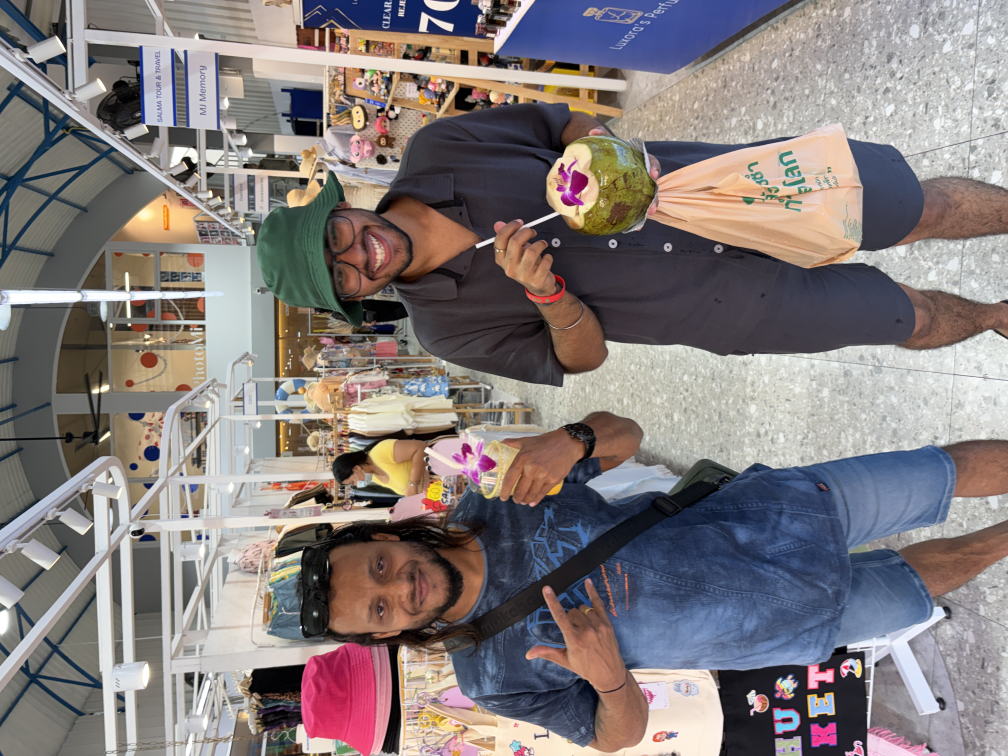
#> input picture photos/IMG_1514.JPG, 4032 x 3024 px (shown at 1/4 size)
$ python ascii_art.py photos/IMG_1514.JPG
#> lines starting #> are read from the running program, lines starting #| are printed output that depends on the picture
#!/usr/bin/env python3
"""
Generic image -> ASCII art converter.

Usage:
  python ascii_art.py input.jpg -o output.txt --width 220
"""

from __future__ import annotations

import argparse
from pathlib import Path
from typing import Optional

from PIL import Image, ImageEnhance, ImageFilter, ImageOps


REFERENCE_CHARSET = "@%#|Oac:*+=-._"
DEFAULT_CHARSET = REFERENCE_CHARSET
BLOCK_CHARSET = REFERENCE_CHARSET
RESAMPLE_MAP = {
    "nearest": Image.Resampling.NEAREST,
    "bilinear": Image.Resampling.BILINEAR,
    "bicubic": Image.Resampling.BICUBIC,
    "lanczos": Image.Resampling.LANCZOS,
}


def _clamp(value: float, low: float, high: float) -> float:
    return max(low, min(high, value))


def _load_text(path: str | Path) -> str:
    return Path(path).read_text(encoding="utf-8")


def _validate_reference_charset(charset: str) -> None:
#> in image_to_ascii, img is the input picture: PIL image 4032x3024 RGB; mean R, G, B 132.3, 124.2, 124.2
    invalid_chars = sorted(set(charset) - set(REFERENCE_CHARSET))
    if invalid_chars:
        raise ValueError(
            "Only REFERENCE_CHARSET characters are allowed. "
            f"Invalid characters: {''.join(invalid_chars)!r}"
        )


def _image_to_ascii(
    img: Image.Image,
    width: int = 240,
    height: Optional[int] = None,
    charset: str = DEFAULT_CHARSET,
    invert: bool = False,
    contrast: float = 1.15,
    brightness: float = 1.0,
    gamma: float = 1.0,
    edge_boost: float = 0.0,
    scale_y: float = 0.5,
    autocontrast: bool = True,
    quantize_mode: str = "round",
    resample: str = "lanczos",
) -> str:
#> called with width = 240, charset = '@%#|Oac:*+=-._', invert = False, contrast = 1.15, brightness = 1, gamma = 1, edge_boost = 0, scale_y = 0.5
    if width < 8:
        raise ValueError("width must be >= 8")
    if len(charset) < 2:
        raise ValueError("charset must contain at least 2 characters")
    _validate_reference_charset(charset)

    if quantize_mode not in {"round", "floor"}:
        raise ValueError("quantize_mode must be one of: round, floor")
    if resample not in RESAMPLE_MAP:
        raise ValueError("resample must be one of: nearest, bilinear, bicubic, lanczos")

    img = img.convert("L")
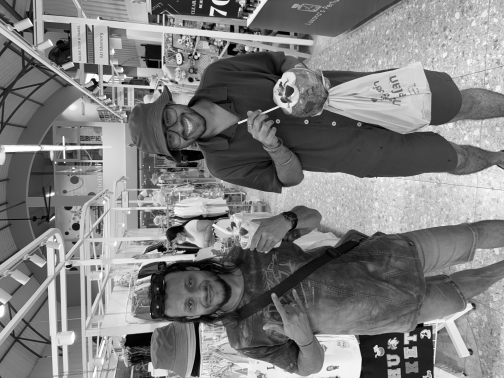
#> img: PIL image 4032x3024 L (shown at 1/8 size); min 0, max 255, mean 126.6

    # Resize while accounting for character cell proportions.
    src_w, src_h = img.size
    target_w = width
    if height is not None:
        target_h = max(1, height)
    else:
        target_h = max(1, int((src_h / src_w) * target_w * scale_y))
    img = img.resize((target_w, target_h), RESAMPLE_MAP[resample])
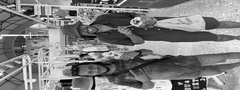
#> img: PIL image 240x90 L; min 0, max 255, mean 126.6

    # Global tone controls.
    if contrast != 1.0:
        img = ImageEnhance.Contrast(img).enhance(contrast)
    if brightness != 1.0:
        img = ImageEnhance.Brightness(img).enhance(brightness)
    if gamma != 1.0:
        inv_gamma = 1.0 / _clamp(gamma, 0.1, 5.0)
        lut = [int((i / 255.0) ** inv_gamma * 255.0) for i in range(256)]
        img = img.point(lut)

    if autocontrast:
        # Autocontrast can help normalize mixed lighting scenes.
        img = ImageOps.autocontrast(img)

    # Optional edge enhancement (blends in gradient magnitude).
    if edge_boost > 0:
        edge_boost = _clamp(edge_boost, 0.0, 3.0)
        edges = img.filter(ImageFilter.FIND_EDGES)
        img = Image.blend(img, edges, alpha=min(0.85, edge_boost / 3.0))

    pixels = list(img.getdata())
#> pixels = 21600 items
    if invert:
        pixels = [255 - p for p in pixels]

    n = len(charset) - 1
    chars = []
    for p in pixels:
        scaled = (p / 255.0) * n
        idx = round(scaled) if quantize_mode == "round" else int(scaled)
        idx = max(0, min(n, idx))
        chars.append(charset[idx])
#> this loop made 21600 passes
#> (p, scaled, idx) on passes 1 to 3: (45, 2.29, 2), (38, 1.94, 2), (40, 2.04, 2)
#> after the loop, chars = 21600 items

    lines = []
    for i in range(0, len(chars), target_w):
        lines.append("".join(chars[i : i + target_w]))
#> this loop made 90 passes
#> i on passes 2 to 9: 240, 480, 720, 960, 1200, 1440, 1680, 1920
#> after the loop, lines = 90 items

    return "\n".join(lines)


def image_to_ascii(
    image_path: str | Path,
    width: int = 240,
    height: Optional[int] = None,
    charset: str = DEFAULT_CHARSET,
    invert: bool = False,
    contrast: float = 1.15,
    brightness: float = 1.0,
    gamma: float = 1.0,
    edge_boost: float = 0.0,
    scale_y: float = 0.5,
    autocontrast: bool = True,
    quantize_mode: str = "round",
    resample: str = "lanczos",
) -> str:
    """
    Convert an image to ASCII art text.

    Args:
        image_path: Input image path.
        width: Output width in characters.
        height: Explicit output height in characters. Overrides scale_y.
        charset: Characters ordered from darkest to lightest.
        invert: If True, invert luminance mapping.
        contrast: Contrast multiplier (1.0 keeps original).
        brightness: Brightness multiplier (1.0 keeps original).
        gamma: Gamma correction (>1 darkens mids, <1 lightens mids).
        edge_boost: 0..3 rough edge emphasis for detail.
        scale_y: Character aspect ratio correction factor.
        autocontrast: If True, apply autocontrast normalization.
        quantize_mode: "round" or "floor" luminance quantization.
        resample: Resize kernel (nearest, bilinear, bicubic, lanczos).
    """
    img = Image.open(image_path)
    return _image_to_ascii(
        img=img,
        width=width,
        height=height,
        charset=charset,
        invert=invert,
        contrast=contrast,
        brightness=brightness,
        gamma=gamma,
        edge_boost=edge_boost,
        scale_y=scale_y,
        autocontrast=autocontrast,
        quantize_mode=quantize_mode,
        resample=resample,
    )


# [83 lines left out: function video_to_ascii_frames, not called in this run]


def save_ascii(ascii_art: str, output_path: str | Path) -> None:
    Path(output_path).write_text(ascii_art, encoding="utf-8")


# [22 lines left out: functions save_ascii_js, save_ascii_frames_js, not called in this run]


def _build_parser() -> argparse.ArgumentParser:
    parser = argparse.ArgumentParser(description="Convert image to ASCII art.")
    parser.add_argument("input", help="Input image path")
    parser.add_argument("-o", "--output", help="Output text file path")
    parser.add_argument("-w", "--width", type=int, default=240, help="ASCII width in characters")
    parser.add_argument("--height", type=int, help="ASCII height in characters (overrides scale-y)")
    parser.add_argument(
        "--charset",
        default=REFERENCE_CHARSET,
        help="Dark->light chars. Must use only characters from REFERENCE_CHARSET.",
    )
    parser.add_argument("--preset", choices=["reference"], default="reference")
    parser.add_argument(
        "--profile",
        choices=["default", "reference"],
        default="default",
        help="Optional parameter bundle. 'reference' targets your sample style.",
    )
    parser.add_argument("--invert", action="store_true", help="Invert dark/light mapping")
    parser.add_argument("--contrast", type=float, default=1.15, help="Contrast multiplier")
    parser.add_argument("--brightness", type=float, default=1.0, help="Brightness multiplier")
    parser.add_argument("--gamma", type=float, default=1.0, help="Gamma correction")
    parser.add_argument("--edge-boost", type=float, default=0.0, help="Edge emphasis 0..3")
    parser.add_argument("--autocontrast", action="store_true", default=True, help="Enable autocontrast")
    parser.add_argument("--no-autocontrast", dest="autocontrast", action="store_false", help="Disable autocontrast")
    parser.add_argument("--quantize", choices=["round", "floor"], default="round", help="Luminance quantization mode")
    parser.add_argument(
        "--resample",
        choices=["nearest", "bilinear", "bicubic", "lanczos"],
        default="lanczos",
        help="Image resize kernel",
    )
    parser.add_argument(
        "--scale-y",
        type=float,
        default=0.5,
        help="Height correction factor for character aspect ratio",
    )
    parser.add_argument(
        "--compare-to",
        help="Optional expected ASCII file path. Prints exact character match ratio.",
    )
    parser.add_argument(
        "--fit-reference",
        help=(
            "Path to expected ASCII text. Runs an automatic web-style parameter search "
            "and prints the best reproducible settings."
        ),
    )
    parser.add_argument("--print", action="store_true", help="Print ASCII art to terminal")
    parser.add_argument(
        "--output-js",
        help="Optional JS output path that writes window.BEACH_ASCII for static sites.",
    )
    return parser


# [78 lines left out: functions _similarity, _fit_against_reference, not called in this run]


def main() -> None:
    args = _build_parser().parse_args()

    if args.fit_reference:
        config, ascii_art, exact, prefix = _fit_against_reference(args)
        print("Best fit configuration:")
        for key, value in config.items():
            print(f"  {key}: {value}")
        print(f"Exact character match: {exact:.4%}")
        print(f"Prefix match (first 300 chars): {prefix:.4%}")

        if args.output:
            save_ascii(ascii_art, args.output)
            print(f"Saved ASCII art to: {args.output}")
        if args.output_js:
            save_ascii_js(ascii_art, args.output_js)
            print(f"Saved JS ASCII data to: {args.output_js}")
        if args.print or not args.output:
            print(ascii_art)
        return

    if args.profile == "reference":
        # Calibrated to the provided Phuket sample style.
        args.width = 300
        # args.height = 89
        args.preset = "reference"
        args.scale_y = 0.5431
        args.resample = "bicubic"
        args.quantize = "floor"
        args.contrast = 1.0
        args.brightness = 1.0
        args.gamma = 1.0
        args.autocontrast = True
        args.edge_boost = 0.0
        args.invert = False

    charset = args.charset
    _validate_reference_charset(charset)

    ascii_art = image_to_ascii(
        image_path=args.input,
        width=args.width,
        height=args.height,
        charset=charset,
        invert=args.invert,
        contrast=args.contrast,
        brightness=args.brightness,
        gamma=args.gamma,
        edge_boost=args.edge_boost,
        scale_y=args.scale_y,
        autocontrast=args.autocontrast,
        quantize_mode=args.quantize,
        resample=args.resample,
    )

    if args.output:
        save_ascii(ascii_art, args.output)
        print(f"Saved ASCII art to: {args.output}")
    if args.output_js:
        save_ascii_js(ascii_art, args.output_js)
        print(f"Saved JS ASCII data to: {args.output_js}")

    if args.compare_to:
        expected = Path(args.compare_to).read_text(encoding="utf-8")
        score = _similarity(ascii_art, expected)
        print(f"Exact character match: {score:.4%}")
        if expected and ascii_art:
            print(f"Expected first 5 chars: {expected[:5]}")
            print(f"Actual first 5 chars:   {ascii_art[:5]}")

    if args.print or (not args.output and not args.output_js):
        print(ascii_art)
#> (printed output is left out)


if __name__ == "__main__":
    main()

$ run again, on photos/IMG_1554.JPG
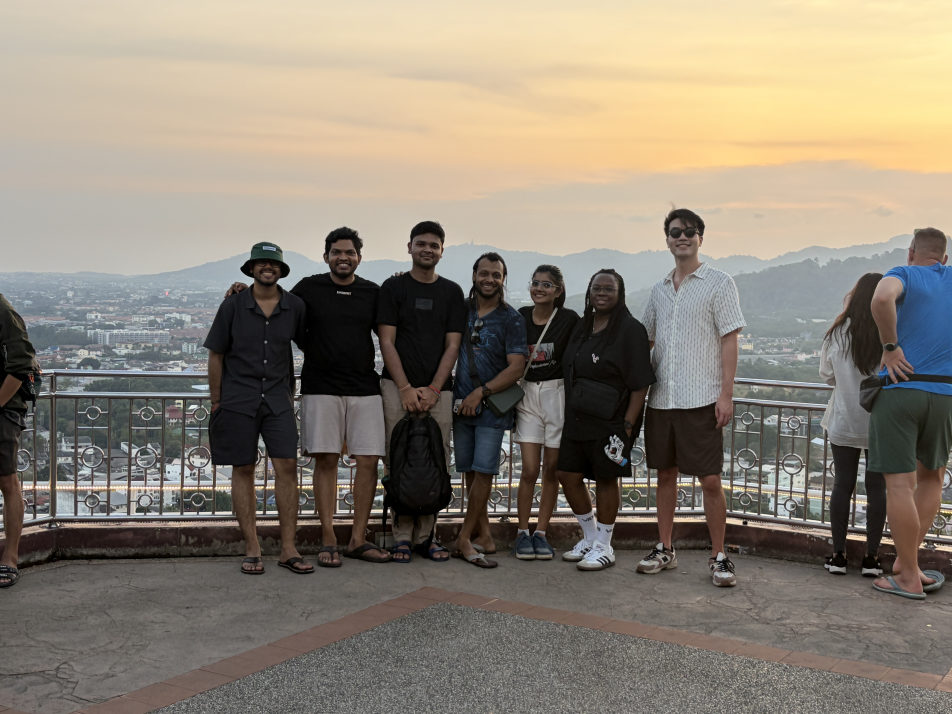
#> input picture photos/IMG_1554.JPG, 5712 x 4284 px (shown at 1/6 size)
#> in image_to_ascii, img is the input picture: PIL image 5712x4284 RGB; mean R, G, B 138.7, 130, 116.9
#> in _image_to_ascii, `img = img.convert("L")`:
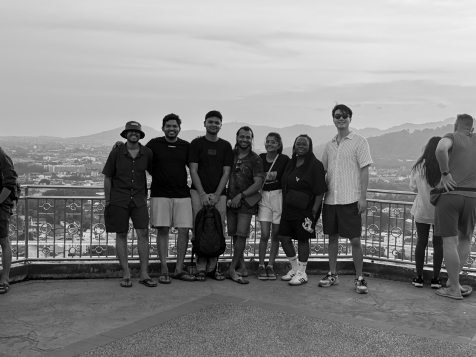
#> img: PIL image 5712x4284 L (shown at 1/12 size); min 0, max 255, mean 131.1
#> in _image_to_ascii, `img = img.resize((target_w, target_h), RESAMPLE_MAP[resample])`:
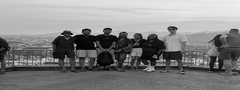
#> img: PIL image 240x90 L; min 0, max 240, mean 131.1
#> pixels = 21600 items
#> the loop in _image_to_ascii, `for p in pixels:` made 21600 passes
#> (p, scaled, idx) on passes 1 to 3: (216, 11.01, 11), (216, 11.01, 11), (216, 11.01, 11)
#> the loop in _image_to_ascii, `for i in range(0, len(chars), target_w):` made 90 passes
#> i on passes 2 to 9: 240, 480, 720, 960, 1200, 1440, 1680, 1920
#> after the loop in _image_to_ascii, `for i in range(0, len(chars), target_w):`: lines = 90 items
#> (printed output is left out)

$ run again, on photos/IMG_1565.JPG
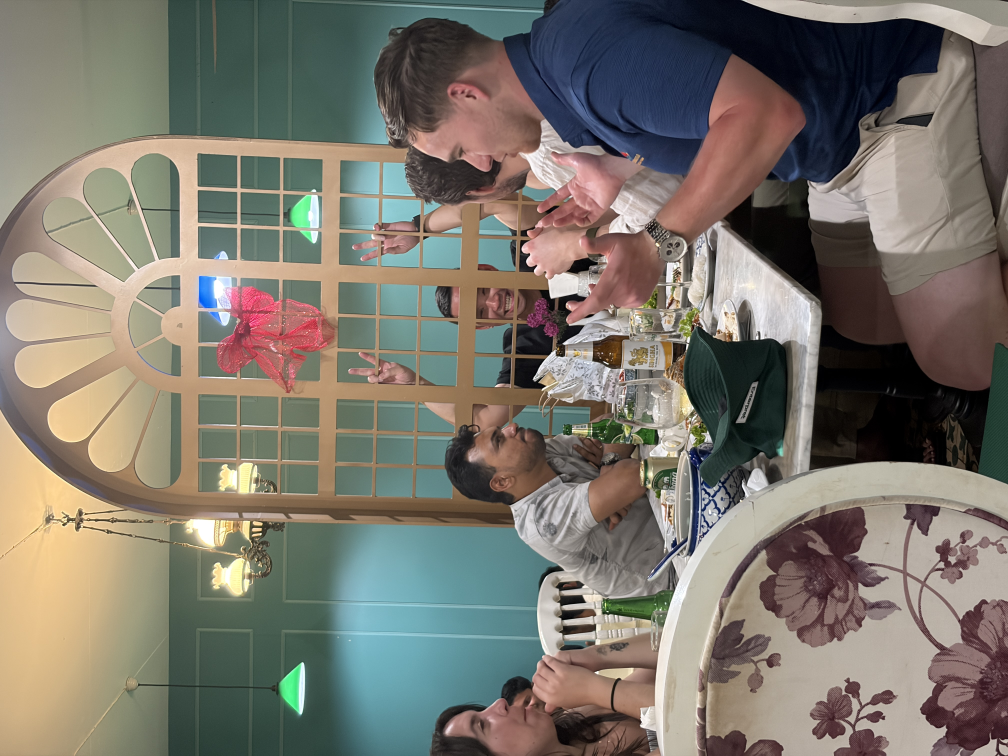
#> input picture photos/IMG_1565.JPG, 4032 x 3024 px (shown at 1/4 size)
#> in image_to_ascii, img is the input picture: PIL image 4032x3024 RGB; mean R, G, B 122.5, 118, 108.2
#> in _image_to_ascii, `img = img.convert("L")`:
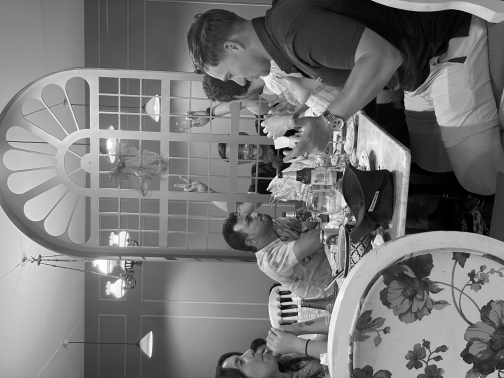
#> img: PIL image 4032x3024 L (shown at 1/8 size); min 0, max 255, mean 118.2
#> in _image_to_ascii, `img = img.resize((target_w, target_h), RESAMPLE_MAP[resample])`:
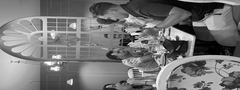
#> img: PIL image 240x90 L; min 0, max 255, mean 118.2
#> pixels = 21600 items
#> the loop in _image_to_ascii, `for p in pixels:` made 21600 passes
#> (p, scaled, idx) on passes 1 to 3: (123, 6.27, 6), (123, 6.27, 6), (123, 6.27, 6)
#> the loop in _image_to_ascii, `for i in range(0, len(chars), target_w):` made 90 passes
#> i on passes 2 to 9: 240, 480, 720, 960, 1200, 1440, 1680, 1920
#> after the loop in _image_to_ascii, `for i in range(0, len(chars), target_w):`: lines = 90 items
#> (printed output is left out)
